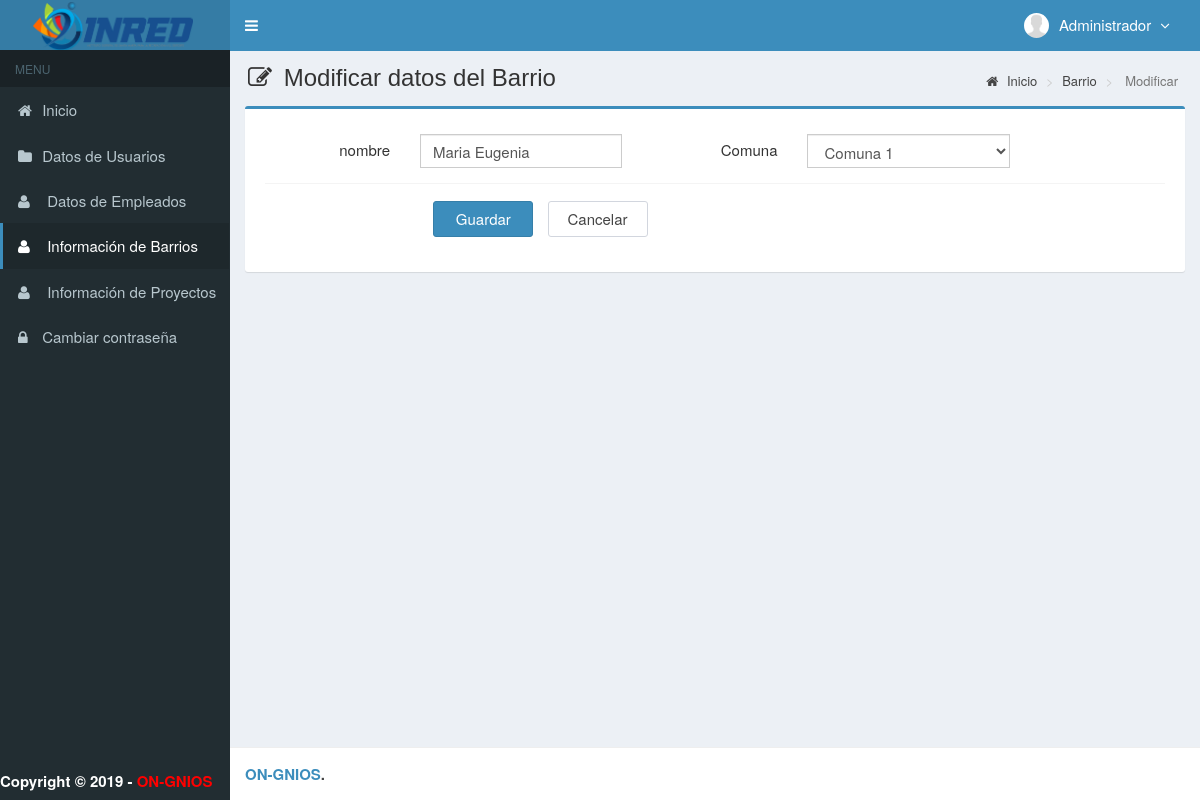
Page /main.php?module=form_bar&form=edit&id=1 (signed in) on the committed database.
### tables this page shows
CREATE TABLE `empleados` (
  `identificacion` varchar(50) NOT NULL,
  `nombre` varchar(50) NOT NULL,
  `apellido` varchar(50) NOT NULL,
  `correo` varchar(50) DEFAULT NULL,
  `usuario` varchar(45) NOT NULL,
  `password` varchar(45) NOT NULL,
  `fecha_registro` timestamp NOT NULL DEFAULT CURRENT_TIMESTAMP ON UPDATE CURRENT_TIMESTAMP,
  `estado` varchar(50) DEFAULT NULL,
  `idrol` int(11) NOT NULL
);

CREATE TABLE `barrios` (
  `idbarrios` int(11) NOT NULL,
  `nombre` varchar(45) DEFAULT NULL,
  `idcomuna` int(11) NOT NULL
);

CREATE TABLE `comunas` (
  `idcomuna` int(11) NOT NULL,
  `nombre` varchar(45) DEFAULT NULL,
  `idlocalidad` int(11) NOT NULL
);

### modules/barrios/form.php (the view, shortened to what this page needs)
<?php
if ($_GET['form']=='add') { ?>
  <section class="content-header">
    <h1>
      <i class="fa fa-edit icon-title"></i> Agregar Barrio
    </h1>
    <ol class="breadcrumb">
      <li><a href="?module=start"><i class="fa fa-home"></i> Inicio </a></li>
      <li><a href="?module=barrios"> Barios </a></li>
      <li class="active"> agregar </li>
    </ol>
  </section>
  <section class="content">
    <div class="row">
      <div class="col-md-12">
        <div class="box box-primary">
          <form role="form" class="form-horizontal" method="POST" action="modules/barrios/proses.php?act=insert" enctype="multipart/form-data">
            <div class="box-body">
              <div class="form-group">
                <label class="col-sm-2 control-label">nombre</label>
                <div class="col-sm-3">
                  <input type="text" class="form-control" name="nombre" autocomplete="off" required>
                </div>
              <?php
                  $query = mysqli_query($mysqli,"SELECT * FROM comunas");
              ?>
                <label class="col-sm-2 control-label">Comuna</label>
                <div class="col-sm-3">
                  <select class="form-control" name="comuna" required>
                    <option value=""></option>
                    <?php  while($data = mysqli_fetch_assoc($query)){?>
                    <option value="<?php echo $data['idcomuna']?>"><?php echo $data['nombre']?></option>
                    <?php } ?>
                  </select>
              </div>
            </div>
            <div class="box-footer">
              <div class="form-group">
                <div class="col-sm-offset-2 col-sm-10">
                  <input type="submit" class="btn btn-primary btn-submit" name="Guardar" value="Guardar">
                  <a href="?module=barrios" class="btn btn-default btn-reset">Cancelar</a>
                </div>
              </div>
            </div>
          </form>
        </div>
      </div>
    </div>
  </section>
<?php
}
elseif ($_GET['form']=='edit') {
  	if (isset($_GET['id'])) {
      $query = mysqli_query($mysqli, "SELECT barrios.idbarrios AS idbarrio,
                                             barrios.nombre AS nombre,
                                             localidad.nombre AS localidad,
                                             localidad.idlocalidad  AS idlocalidad,
                                             comunas.idcomuna AS idcomuna,
                                             comunas.nombre AS comuna
                                              FROM barrios INNER JOIN comunas ON barrios.idcomuna = comunas.idcomuna
                                               INNER JOIN localidad ON comunas.idlocalidad = localidad.idlocalidad WHERE idbarrios='$_GET[id]'")
                                      or die('error: '.mysqli_error($mysqli));
      $data  = mysqli_fetch_assoc($query);
    }
?>
  <section class="content-header">
    <h1>
      <i class="fa fa-edit icon-title"></i> Modificar datos del Barrio
    </h1>
    <ol class="breadcrumb">
      <li><a href="?module=beranda"><i class="fa fa-home"></i> Inicio</a></li>
      <li><a href="?module=user"> Barrio </a></li>
      <li class="active"> Modificar </li>
    </ol>
  </section>
  <section class="content">
    <div class="row">
      <div class="col-md-12">
        <div class="box box-primary">
          <form role="form" class="form-horizontal" method="POST" action="modules/barrios/proses.php?act=update" enctype="multipart/form-data">
            <div class="box-body">
            <div class="form-group">
                <label class="col-sm-2 control-label">nombre</label>
                <div class="col-sm-3">
                  <input type="text" class="form-control" name="nombre" value="<?php echo $data['nombre']; ?>" autocomplete="off" required>
                </div>
                <label class="col-sm-2 control-label">Comuna</label>
                <div class="col-sm-3">
                  <select class="form-control" name="comuna" required>
                    <option value="<?php echo $data['idcomuna']; ?>"><?php echo $data['comuna']; ?></option>
                  </select>
              </div>
            </div>
            <div class="box-footer">
              <div class="form-group">
                <div class="col-sm-offset-2 col-sm-10">
                  <input type="submit" class="btn btn-primary btn-submit" name="Guardar" value="Guardar">
                  <a href="?module=barrios" class="btn btn-default btn-reset">Cancelar</a>
                </div>
              </div>
            </div>
          </form>
        </div>
      </div>
    </div>
  </section>
<?php
}
?>

### top-menu.php (shortened to what this page needs)
<?php
require_once "config/database.php";
$query = mysqli_query($mysqli, "SELECT identificacion, nombre,idrol FROM empleados WHERE identificacion='$_SESSION[identificacion]'")
                                or die('error: '.mysqli_error($mysqli));
$data = mysqli_fetch_assoc($query);
?>
<li class="dropdown user user-menu">
  <a href="#" class="dropdown-toggle" data-toggle="dropdown">
    <img src="images/user/user-default.png" class="user-image" alt="User Image"/>
    <span class="hidden-xs"><?php echo $data['nombre']; ?> <i style="margin-left:5px" class="fa fa-angle-down"></i></span>
  </a>
</li>

### assets/css/style.css (style rules this page uses)
.form-horizontal .control-label { margin-bottom: 0; padding-top: 5px; text-align: right; }
label { display: inline-block; font-size: 15px; font-weight: 400; margin-bottom: 5px; max-width: 100%; }
.form-control { background-color: #fff; background-image: none; border: 1px solid #ccc; border-radius: 4px; box-shadow: 0 1px 1px rgba(0, 0, 0, 0.075) inset; color: #555; display: block; font-size: 15px; height: 34px; line-height: 1.42857; padding: 6px 12px; transition: border-color 0.15s ease-in-out 0s, box-shadow 0.15s ease-in-out 0s; width: 100%; }
.btn-default { background-color: #fff; border-color: #d2d6de; color: #444; }
.content-header { padding: 15px 18px 0; position: relative; }
.content-header > .breadcrumb { background: transparent none repeat scroll 0 0; border-radius: 2px; float: right; font-size: 13px; margin-bottom: 0; margin-top: 0; padding: 7px 12px; position: absolute; right: 10px; top: 15px; }
.btn-submit { width: 100px; margin-top: 7px; margin-right: 10px; font-size: 15px; }
.btn-reset { width: 100px; margin-top: 7px; font-size: 15px; }
.icon-title { margin-right: 5px; }
body { background-color: #fff; color: #333; font-size: 15px; line-height: 1.42857; }

### rows in the picture
empleados: nombre "Administrador"
barrios: nombre "Maria Eugenia", comuna "Comuna 1"
